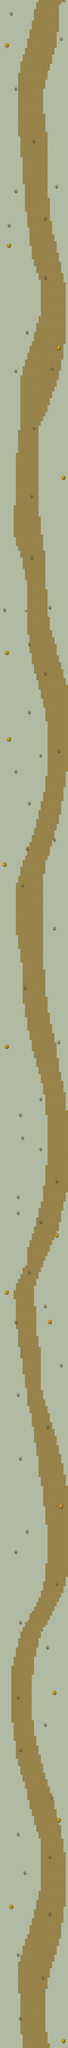

A 2D game scene composited from a Tiled map and its tileset images. What follows is a short description and the map's XML, with each tile layer's data collapsed to a summary:
An orthogonal 30x900 tile map with 32x32 px tiles, 3 tile layers (Capa de patrones 1, Capa de patrones 2, Capa de patrones 3).

<map version="1.5" tiledversion="1.6.0" orientation="orthogonal" renderorder="right-down" width="30" height="900" tilewidth="32" tileheight="32" infinite="0" nextlayerid="4" nextobjectid="1">
 <tileset version="1.4" tiledversion="1.4.1" name="base" tilewidth="32" tileheight="32" tilecount="1064" columns="8">
<image source="base.png" width="256" height="4256" />
</tileset>
 <layer id="1" name="Capa de patrones 1" width="30" height="900">
  <data>[27000 cells, 27000 non-empty, 2 distinct tile ids]</data>
 </layer>
 <layer id="2" name="Capa de patrones 2" width="30" height="900">
  <data>[27000 cells, 308 non-empty, 8 distinct tile ids]</data>
 </layer>
 <layer id="3" name="Capa de patrones 3" width="30" height="900">
  <data>[27000 cells, 0 non-empty, 0 distinct tile ids]</data>
 </layer>
</map>
